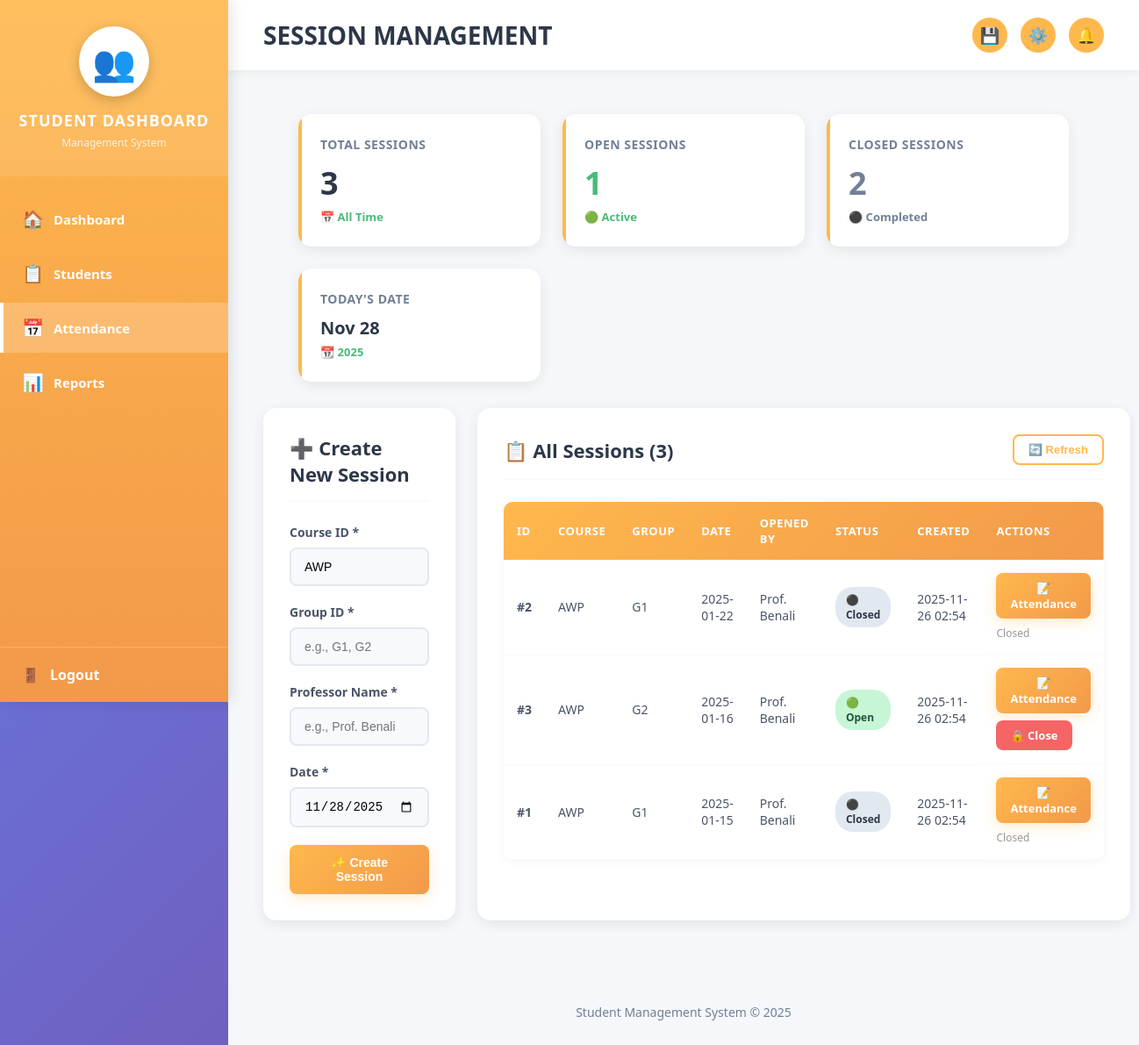
Screenshot of /sessions.php with the database file from the repository.
### tables this page shows
CREATE TABLE IF NOT EXISTS attendance_sessions (
    id INT AUTO_INCREMENT PRIMARY KEY,
    course_id VARCHAR(50) NOT NULL,
    group_id VARCHAR(50) NOT NULL,
    date DATE NOT NULL,
    opened_by VARCHAR(100) NOT NULL,
    status ENUM('open', 'closed') DEFAULT 'open',
    created_at TIMESTAMP DEFAULT CURRENT_TIMESTAMP,
    closed_at TIMESTAMP NULL,
    INDEX idx_course (course_id),
    INDEX idx_group (group_id),
    INDEX idx_date (date),
    INDEX idx_status (status)
);

### sessions.php (the view, shortened to what this page needs)
<?php
$conn = getConnection();
$sessions = [];
if ($conn) {
    try {
        $stmt = $conn->query("SELECT * FROM attendance_sessions ORDER BY date DESC, id DESC");
        $sessions = $stmt->fetchAll();
    } catch (PDOException $e) {
        $error = "Error: " . $e->getMessage();
    }
}
$openCount = count(array_filter($sessions, fn($s) => $s['status'] === 'open'));
$closedCount = count(array_filter($sessions, fn($s) => $s['status'] === 'closed'));
?>
<!DOCTYPE html>
<html lang="en">
<head>
    <link rel="stylesheet" href="style.css">
</head>
<body>
<div class="sidebar">
    <div class="sidebar-header">
        <div class="sidebar-logo">👥</div>
        <div class="sidebar-title">Student Dashboard</div>
        <div class="sidebar-subtitle">Management System</div>
    </div>
    <nav class="sidebar-menu">
        <ul>
            <li><a href="index.php"><span class="icon">🏠</span> <span>Dashboard</span></a></li>
            <li><a href="students.php"><span class="icon">📋</span> <span>Students</span></a></li>
            <li><a href="sessions.php" class="active"><span class="icon">📅</span> <span>Attendance</span></a></li>
            <li><a href="reports.php"><span class="icon">📊</span> <span>Reports</span></a></li>
        </ul>
    </nav>
    <div class="sidebar-logout">
        <a href="logout.php"><span class="icon">🚪</span> <span>Logout</span></a>
    </div>
</div>
<div class="main-content">
    <div class="topbar">
        <h1>SESSION MANAGEMENT</h1>
        <div class="topbar-actions">
            <div class="topbar-icon">💾</div>
            <div class="topbar-icon">⚙️</div>
            <div class="topbar-icon">🔔</div>
        </div>
    </div>
    <div class="content-section">
        <div class="stats-grid">
            <div class="stat-card">
                <div class="stat-label">Total Sessions</div>
                <div class="stat-value"><?= count($sessions) ?></div>
                <div class="stat-change">📅 All Time</div>
            </div>
            <div class="stat-card">
                <div class="stat-label">Open Sessions</div>
                <div class="stat-value" style="color: #48BB78;"><?= $openCount ?></div>
                <div class="stat-change" style="color: #48BB78;">🟢 Active</div>
            </div>
            <div class="stat-card">
                <div class="stat-label">Closed Sessions</div>
                <div class="stat-value" style="color: #718096;"><?= $closedCount ?></div>
                <div class="stat-change" style="color: #718096;">⚫ Completed</div>
            </div>
            <div class="stat-card">
                <div class="stat-label">Today's Date</div>
                <div class="stat-value" style="font-size: 20px;"><?= date('M d') ?></div>
                <div class="stat-change">📆 <?= date('Y') ?></div>
            </div>
        </div>
        <div style="display:grid; grid-template-columns:1fr 2fr; gap:25px;">
            <div class="card">
                <div class="card-header">
                    <h2 class="card-title">➕ Create New Session</h2>
                </div>
                <form method="POST" action="" class="student-form">
                    <div class="form-group">
                        <label for="course_id">Course ID *</label>
                        <input type="text" id="course_id" name="course_id" value="AWP" placeholder="e.g., AWP" required>
                    </div>
                    <div class="form-group">
                        <label for="group_id">Group ID *</label>
                        <input type="text" id="group_id" name="group_id" placeholder="e.g., G1, G2" required>
                    </div>
                    <div class="form-group">
                        <label for="professor">Professor Name *</label>
                        <input type="text" id="professor" name="professor" placeholder="e.g., Prof. Benali" required>
                    </div>
                    <div class="form-group">
                        <label for="date">Date *</label>
                        <input type="date" id="date" name="date" value="<?= date('Y-m-d') ?>" required>
                    </div>
                    <button type="submit" class="btn btn-primary" style="width: 100%;">
                        ✨ Create Session
                    </button>
                </form>
            </div>
            <div class="card">
                <div class="card-header">
                    <h2 class="card-title">📋 All Sessions (<?= count($sessions) ?>)</h2>
                    <div>
                        <button class="btn btn-outline btn-sm" onclick="window.location.reload()">
                            🔄 Refresh
                        </button>
                    </div>
                </div>
                <?php if (empty($sessions)): ?>
                    <div class="empty-state">
                        <div class="empty-state-icon">📅</div>
                        <p>No sessions yet. Create a session to begin tracking attendance.</p>
                    </div>
                <?php else: ?>
                <div class="table-container">
                    <table class="table">
                        <thead>
                            <tr>
                                <th>ID</th>
                                <th>Course</th>
                                <th>Group</th>
                                <th>Date</th>
                                <th>Opened By</th>
                                <th>Status</th>
                                <th>Created</th>
                                <th>Actions</th>
                            </tr>
                        </thead>
                        <tbody>
                        <?php foreach ($sessions as $s): ?>
                            <tr>
                                <td><strong>#<?= $s['id'] ?></strong></td>
                                <td><?= htmlspecialchars($s['course_id']) ?></td>
                                <td><?= htmlspecialchars($s['group_id']) ?></td>
                                <td><?= htmlspecialchars($s['date']) ?></td>
                                <td><?= htmlspecialchars($s['opened_by']) ?></td>
                                <td>
                                    <span class="status-badge status-<?= $s['status'] ?>">
                                        <?= $s['status'] === 'open' ? '🟢' : '⚫' ?> <?= ucfirst($s['status']) ?>
                                    </span>
                                </td>
                                <td><?= date('Y-m-d H:i', strtotime($s['created_at'])) ?></td>
                                <td style="display:flex; gap:8px; flex-wrap:wrap;">
                                    <a href="attendance.php?session_id=<?= $s['id'] ?>"
                                       class="btn btn-primary btn-sm">
                                       📝 Attendance
                                    </a>
                                    <?php if ($s['status'] === 'open'): ?>
                                        <a href="sessions.php?close=<?= $s['id'] ?>"
                                           class="btn btn-danger btn-sm"
                                           onclick="return confirm('Close this session?');">
                                           🔒 Close
                                        </a>
                                    <?php else: ?>
                                        <span style="color:#999; font-size:12px;">Closed</span>
                                    <?php endif; ?>
                                </td>
                            </tr>
                        <?php endforeach; ?>
                        </tbody>
                    </table>
                </div>
                <?php endif; ?>
            </div>
        </div>
    </div>
    <div style="text-align: center; padding: 30px; color: #718096; font-size: 14px;">
        <p>Student Management System © <?= date('Y') ?> </p>
    </div>
</div>
</body>
</html>

### rows the page displays
attendance_sessions: id "2", course "AWP", group "G1", date "2025-01-22", opened_by "Prof. Benali", status "Closed", created_at "2025-11-26 02:54"
attendance_sessions: id "3", course "AWP", group "G2", date "2025-01-16", opened_by "Prof. Benali", status "Open", created_at "2025-11-26 02:54"
attendance_sessions: id "1", course "AWP", group "G1", date "2025-01-15", opened_by "Prof. Benali", status "Closed", created_at "2025-11-26 02:54"

### other values shown
count($sessions) "3"
$openCount "1"
$closedCount "2"
